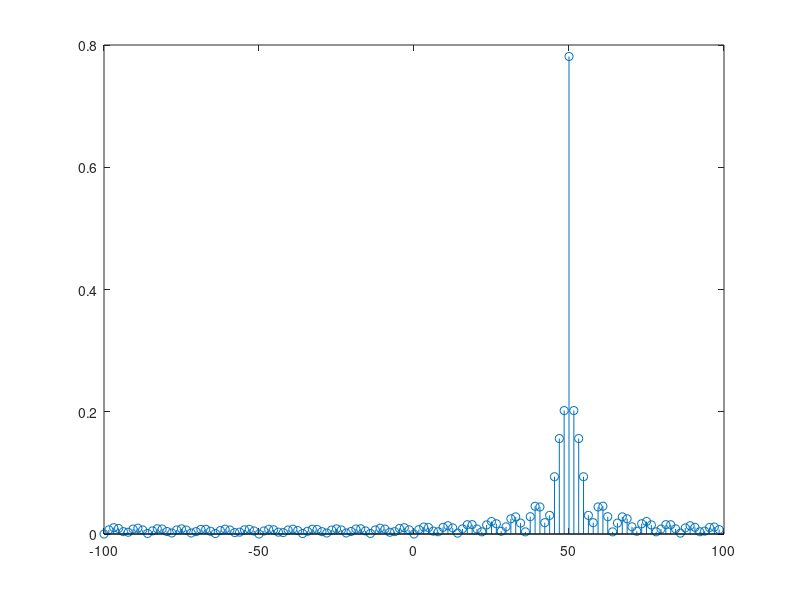

This figure's MATLAB source: (Note: this script raises an error after producing the figure.)
clear; clc; close all;
%%
fs = 200;
ts = 1/fs;

f0 = 50;
N = 100;

t = (0:N-1)*ts;
x = exp(1j*2*pi*f0*t);

K = 2^nextpow2(N);
X = fftshift(fft(x,K)/K);
f = ((0:K-1)/K - 1/2)*fs;

figure(1)
stem(f,abs(X))
vline(f0)
xlabel('Frequency (Hz)')
ylabel('Amplitude')
title('Spectrum of exponential signal')
grid on